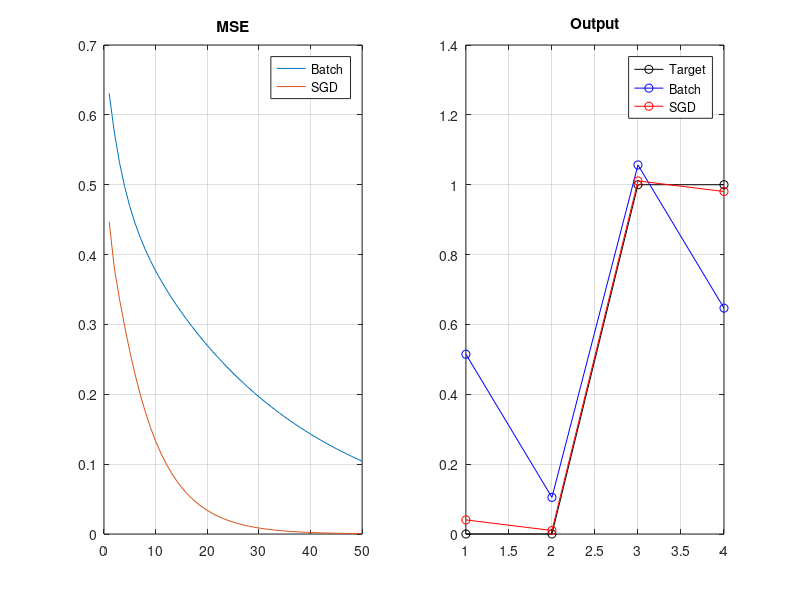

MATLAB code for this plot:
clc; clear;
X = [0 0 1;0 1 1;1 0 1;1 1 1];
t = [0;0;1;1];
wB = randn(3,1); wS = wB; eta = 0.1;
for i = 1:50
    % Batch
    e = t - X*wB;
    wB = wB + eta*(X'*e)/4;
    mseB(i) = mean(e.^2);
    % SGD
    for j = 1:4
        e = t(j) - X(j,:)*wS;
        wS = wS + eta*X(j,:)'*e;
    end
    mseS(i) = mean((t - X*wS).^2);
end
subplot(1,2,1)
plot(mseB), hold on, plot(mseS)
grid on, legend Batch SGD, title MSE
subplot(1,2,2)
plot(t,'k-o'), hold on
plot(X*wB,'b-o'), plot(X*wS,'r-o')
grid on, legend Target Batch SGD, title Output
